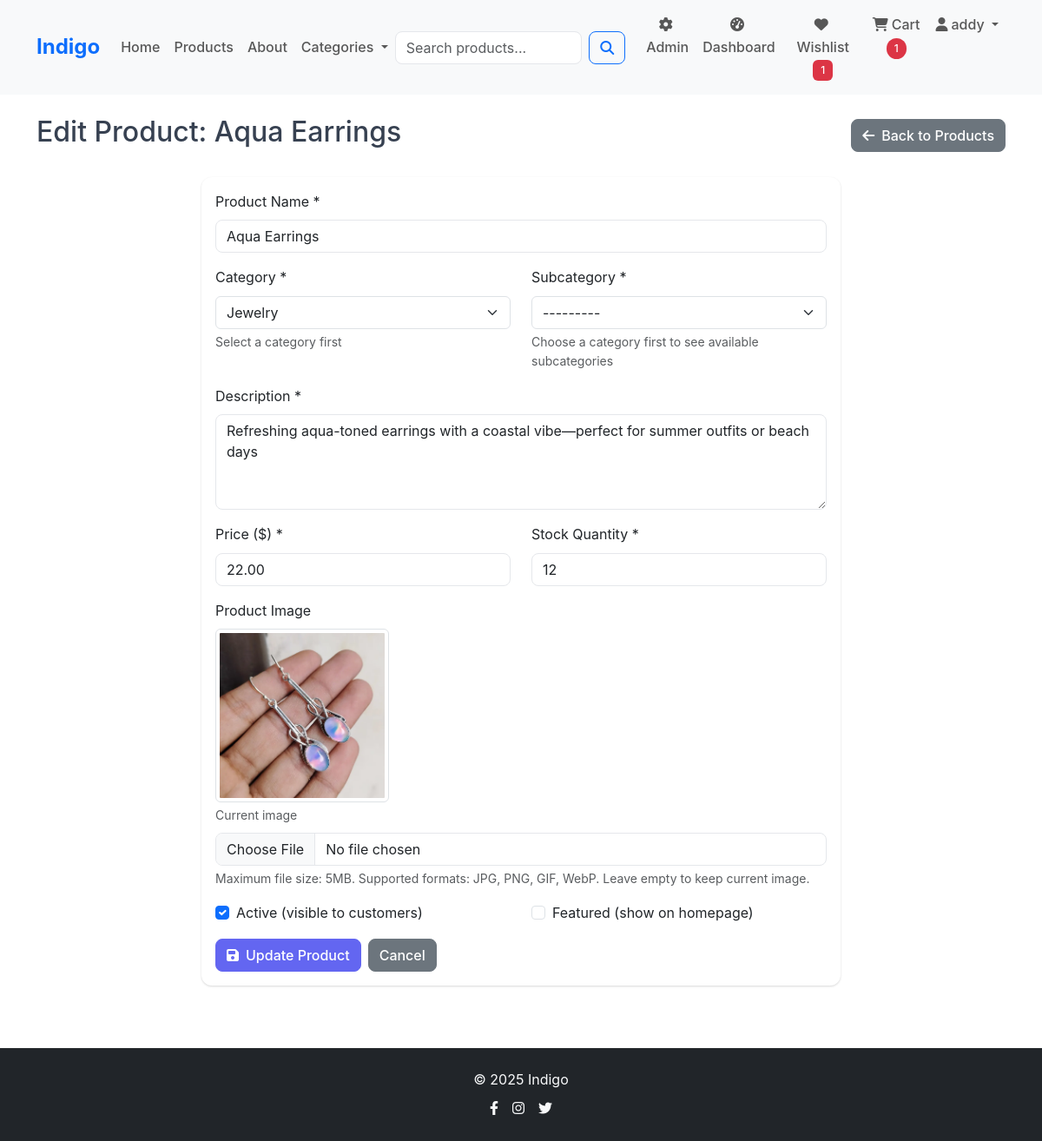
/employee-admin/products/14/edit/ (signed in), run on an earlier commit of the app's database.
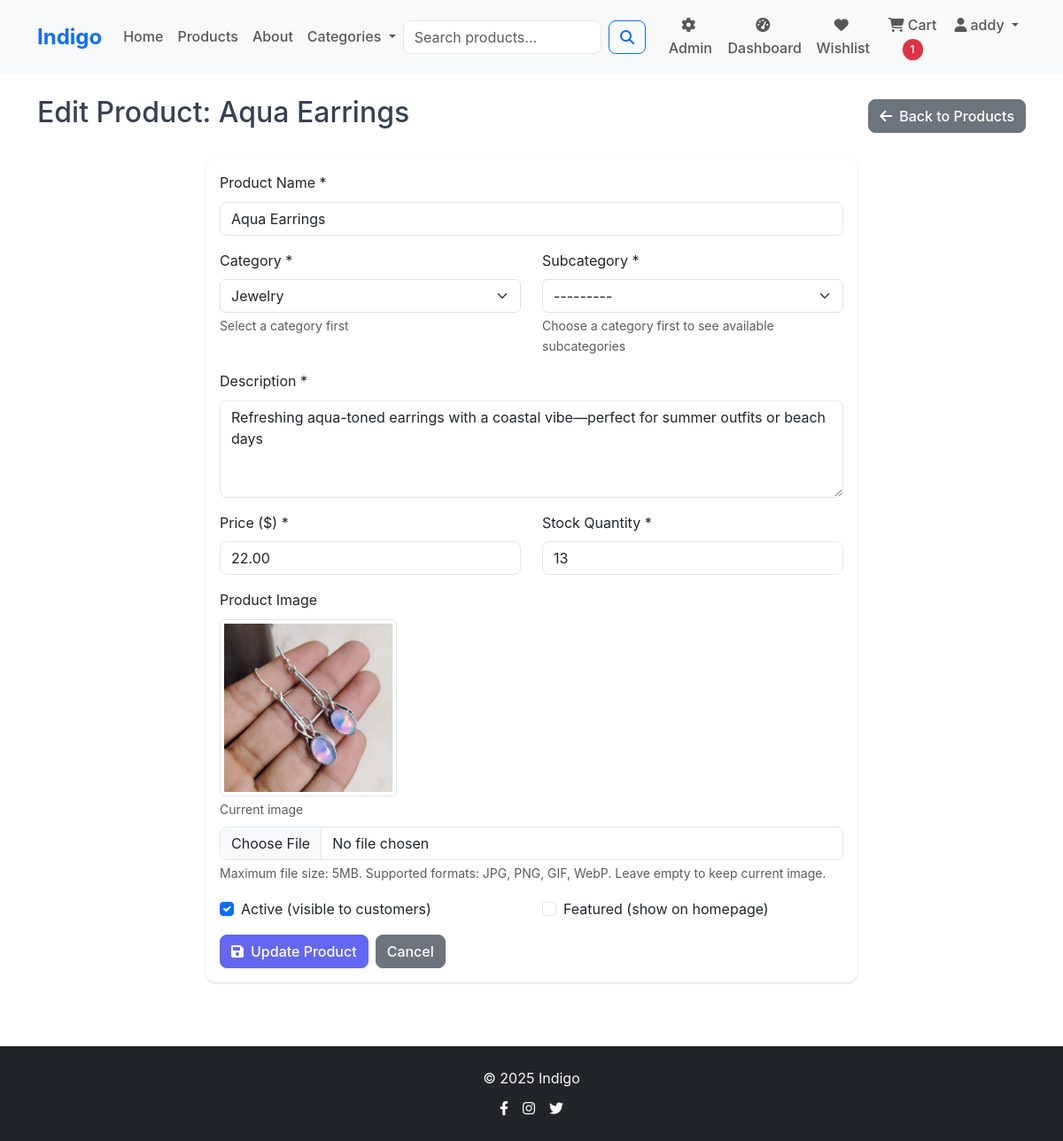
And on a later commit of the database.
### store/models.py (models this page shows, shortened)
class Product(models.Model):
    name = models.CharField(max_length=200)
    description = models.TextField()
    price = models.DecimalField(
        max_digits=10,
        decimal_places=2,
        validators=[MinValueValidator(0.01)]
    )
    category = models.ForeignKey(Category, on_delete=models.CASCADE, related_name='products')
    subcategory = models.ForeignKey(Subcategory, on_delete=models.CASCADE, related_name='products', null=True, blank=True)
    image = models.ImageField(upload_to='products/', default='static/default.jpg') #upload to media directory
    stock_quantity = models.PositiveIntegerField(
        default=0,
        validators=[MaxValueValidator(9999)]
    )
    is_active = models.BooleanField(default=True) #is active on website
    featured = models.BooleanField(default=False) #is featured on home page
    created_by = models.ForeignKey(User, on_delete=models.SET_NULL, null=True, blank=True, related_name='created_products')
    created_at = models.DateTimeField(auto_now_add=True)
    updated_at = models.DateTimeField(auto_now=True)
    class Meta:
        ordering = ['-created_at']
        indexes = [
            models.Index(fields=['category', 'is_active']),
            models.Index(fields=['subcategory', 'is_active']),
            models.Index(fields=['featured', 'is_active']),
            models.Index(fields=['price']),
            models.Index(fields=['created_at']),
            models.Index(fields=['created_by']),
        ]

class Subcategory(models.Model):
    SUBCATEGORY_CHOICES = [
        ('pottery', 'Pottery'),
        ('wood', 'Wood Items'),
        ('necklaces', 'Necklaces'),
        ('earrings', 'Earrings'),
    ]
    name = models.CharField(max_length=50, choices=SUBCATEGORY_CHOICES, unique=True)
    category = models.ForeignKey(Category, on_delete=models.CASCADE, related_name='subcategories')
    description = models.TextField(blank=True)
    created_at = models.DateTimeField(auto_now_add=True)
    class Meta:
        verbose_name_plural = "Subcategories"
        unique_together = ('name', 'category')

### employee_admin/views.py (the view)
# urls.py: path('employee-admin/products/<int:pk>/edit/', views.edit_product, name='edit_product'),
@staff_required
def edit_product(request, pk):
    try:
        pk = int(pk)
        product = get_object_or_404(Product, pk=pk)
        if request.method == 'POST':
            form = ProductForm(request.POST, request.FILES, instance=product)
            if form.is_valid():
                try:
                    form.save()
                    messages.success(request, f'Product "{product.name}" has been updated successfully!')
                    return redirect('employee_admin:products')
                except Exception as e:
                    messages.error(request, f'Unable to update product: {str(e)}')
            else:
                messages.error(request, 'Please correct the errors below.')
        else:
            form = ProductForm(instance=product)
        return render(request, 'employee_admin/edit_product.html', {
            'form': form,
            'product': product
        })
    except (ValueError, TypeError):
        messages.error(request, 'Invalid product ID.')
        return redirect('employee_admin:products')

### Indigo/context_processors.py (called while the page is built)
def cart_count(request):
    if request.user.is_authenticated:
        try:
            cart = Cart.objects.get(user=request.user)
            return {'cart_count': cart.total_items}
        except Cart.DoesNotExist:
            return {'cart_count': 0}
    return {'cart_count': 0}

def wishlist_count(request):
    if request.user.is_authenticated:
        try:
            wishlist = Wishlist.objects.get(user=request.user)
            return {'wishlist_count': wishlist.total_items}
        except Wishlist.DoesNotExist:
            return {'wishlist_count': 0}
    return {'wishlist_count': 0}

### cart/models.py (called while the page is built)
    @property
    def total_items(self):
        return sum(item.quantity for item in self.items.all())

### employee_admin/views.py (called while the page is built)
def staff_required(view_func):
    @wraps(view_func)
    def wrapper(request, *args, **kwargs):
        if not request.user.is_authenticated:
            return render_403(request, "You must be logged in to access this page.")
        if not request.user.is_staff:
            return render_403(request, "You must be a staff member to access this page.")
        return view_func(request, *args, **kwargs)
    return wrapper

### store/models.py (called while the page is built)
    def __str__(self):
        return self.get_name_display()

### employee_admin/templates/employee_admin/edit_product.html (shortened to what the changed rows need)
{% extends 'base.html' %}
{% load static %}
{% block content %}
<div class="container py-4">
    <div class="d-flex justify-content-between align-items-center mb-4">
        <h2>Edit Product: {{ product.name }}</h2>
        <a href="{% url 'employee_admin:products' %}" class="btn btn-secondary">
            <i class="fas fa-arrow-left me-2"></i>Back to Products
        </a>
    </div>
    <div class="row justify-content-center">
        <div class="col-lg-8">
            <div class="card">
                <div class="card-body">
                    <form method="post" enctype="multipart/form-data">
                        <div class="mb-3">
                            <label for="{{ form.name.id_for_label }}" class="form-label">Product Name *</label>
                            {{ form.name }}
                        </div>
                        <div class="row">
                            <div class="col-md-6">
                                <div class="mb-3">
                                    <label for="{{ form.category.id_for_label }}" class="form-label">Category *</label>
                                    {{ form.category }}
                                    <div class="form-text">Select a category first</div>
                                </div>
                            </div>
                            <div class="col-md-6">
                                <div class="mb-3">
                                    <label for="{{ form.subcategory.id_for_label }}" class="form-label">Subcategory *</label>
                                    <select name="subcategory" class="form-select" id="id_subcategory" data-current-value="{{ product.subcategory.id|default:'' }}">
                                        <option value="">---------</option>
                                    </select>
                                    <div class="form-text">Choose a category first to see available subcategories</div>
                                </div>
                            </div>
                        </div>
                        <div class="mb-3">
                            <label for="{{ form.description.id_for_label }}" class="form-label">Description *</label>
                            {{ form.description }}
                        </div>
                        <div class="row">
                            <div class="col-md-6">
                                <div class="mb-3">
                                    <label for="{{ form.price.id_for_label }}" class="form-label">Price ($) *</label>
                                    {{ form.price }}
                                </div>
                            </div>
                            <div class="col-md-6">
                                <div class="mb-3">
                                    <label for="{{ form.stock_quantity.id_for_label }}" class="form-label">Stock Quantity *</label>
                                    {{ form.stock_quantity }}
                                </div>
                            </div>
                        </div>
                        <div class="mb-3">
                            <label for="{{ form.image.id_for_label }}" class="form-label">Product Image</label>
                            {% if product.image %}
                                <div class="mb-2">
                                    <img src="{{ product.image.url }}" alt="{{ product.name }}" class="img-thumbnail" style="max-width: 200px;">
                                    <div class="form-text">Current image</div>
                                </div>
                            {% endif %}
                            {{ form.image }}
                            <div class="form-text">Maximum file size: 5MB. Supported formats: JPG, PNG, GIF, WebP. Leave empty to keep current image.</div>
                        </div>
                        <div class="row">
                            <div class="col-md-6">
                                <div class="form-check mb-3">
                                    {{ form.is_active }}
                                    <label class="form-check-label" for="{{ form.is_active.id_for_label }}">
                                        Active (visible to customers)
                                    </label>
                                </div>
                            </div>
                            <div class="col-md-6">
                                <div class="form-check mb-3">
                                    {{ form.featured }}
                                    <label class="form-check-label" for="{{ form.featured.id_for_label }}">
                                        Featured (show on homepage)
                                    </label>
                                </div>
                            </div>
                        </div>
                    </form>
                </div>
            </div>
        </div>
    </div>
</div>
{% endblock %}

### templates/components/navbar.html (shortened to what this page needs)
{% load static %}
<nav class="navbar navbar-expand-lg navbar-light bg-light sticky-top">
    <div class="container">
        <a class="navbar-brand fw-bold text-primary" href="{% url 'store:home' %}">
            Indigo
        </a>
        <div class="collapse navbar-collapse" id="navbarNav">
            <ul class="navbar-nav me-auto">
                <li class="nav-item">
                    <a class="nav-link" href="{% url 'store:home' %}">Home</a>
                </li>
                <li class="nav-item">
                    <a class="nav-link" href="{% url 'store:product_list' %}">Products</a>
                </li>
                <li class="nav-item">
                    <a class="nav-link" href="{% url 'store:about' %}">About</a>
                </li>
                <li class="nav-item dropdown">
                    <a class="nav-link dropdown-toggle" href="#" role="button" data-bs-toggle="dropdown">
                        Categories
                    </a>
                </li>
            </ul>
            <form class="d-flex me-3 d-none d-lg-flex" method="GET" action="{% url 'store:product_list' %}" id="searchForm">
                <input class="form-control me-2" type="search" name="search" placeholder="Search products..." value="{{ search_query }}" maxlength="100">
                <button class="btn btn-outline-primary" type="submit">
                    <i class="fas fa-search"></i>
                </button>
            </form>
            <ul class="navbar-nav">
                {% if user.is_authenticated %}
                    {% if user.is_staff %}
                        <li class="nav-item">
                            <a class="nav-link" href="{% url 'employee_admin:dashboard' %}">
                                <i class="fas fa-cog me-1"></i>Admin
                            </a>
                        </li>
                    {% endif %}
                    <li class="nav-item">
                        <a class="nav-link" href="{% url 'dashboard:user' %}">
                            <i class="fas fa-tachometer-alt me-1"></i>Dashboard
                        </a>
                    </li>
                    <li class="nav-item">
                        <a class="nav-link" href="{% url 'wishlist:view' %}">
                            <i class="fas fa-heart me-1"></i>Wishlist
                            {% if wishlist_count > 0 %}
                                <span class="badge bg-danger">{{ wishlist_count }}</span>
                            {% endif %}
                        </a>
                    </li>
                    <li class="nav-item">
                        <a class="nav-link" href="{% url 'cart:view' %}">
                            <i class="fas fa-shopping-cart me-1"></i>Cart
                            {% if cart_count > 0 %}
                                <span class="badge bg-danger rounded-pill">{{ cart_count }}</span>
                            {% endif %}
                        </a>
                    </li>
                    <li class="nav-item dropdown">
                        <a class="nav-link dropdown-toggle" href="#" role="button" data-bs-toggle="dropdown">
                            <i class="fas fa-user me-1"></i>{{ user.username|truncatechars:15 }}
                        </a>
                    </li>
                {% endif %}
            </ul>
        </div>
    </div>
</nav>

What changed in the data, as far as the page shows it:
changed Product "Aqua Earrings": stock_quantity "12" → "13"
Also different on the page:
{{ wishlist_count }}: "1" → (not shown)
